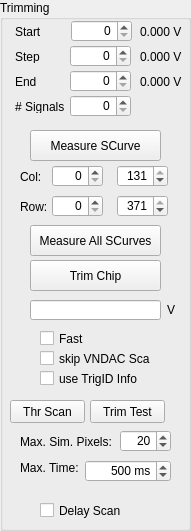
       <widget class="QGroupBox" name="groupBox_5">
        <property name="geometry">
         <rect>
          <x>20</x>
          <y>10</y>
          <width>191</width>
          <height>531</height>
         </rect>
        </property>
        <property name="title">
         <string>Trimming</string>
        </property>
        <widget class="QSpinBox" name="SB_Trim_Start">
         <property name="geometry">
          <rect>
           <x>71</x>
           <y>20</y>
           <width>61</width>
           <height>22</height>
          </rect>
         </property>
         <property name="statusTip">
          <string>Initial Value (DAC Tics)</string>
         </property>
         <property name="whatsThis">
          <string>Initial Value (DAC Tics)</string>
         </property>
         <property name="alignment">
          <set>Qt::AlignRight|Qt::AlignTrailing|Qt::AlignVCenter</set>
         </property>
         <property name="maximum">
          <number>255</number>
         </property>
        </widget>
        <widget class="QSpinBox" name="SB_Trim_Step">
         <property name="geometry">
          <rect>
           <x>70</x>
           <y>45</y>
           <width>61</width>
           <height>22</height>
          </rect>
         </property>
         <property name="statusTip">
          <string>Step Width (DAC Tics)</string>
         </property>
         <property name="whatsThis">
          <string>Step Width (DAC Tics)</string>
         </property>
         <property name="alignment">
          <set>Qt::AlignRight|Qt::AlignTrailing|Qt::AlignVCenter</set>
         </property>
         <property name="maximum">
          <number>255</number>
         </property>
        </widget>
        <widget class="QSpinBox" name="SB_Trim_End">
         <property name="geometry">
          <rect>
           <x>70</x>
           <y>70</y>
           <width>61</width>
           <height>22</height>
          </rect>
         </property>
         <property name="statusTip">
          <string>Last Value (DAC Tics)</string>
         </property>
         <property name="whatsThis">
          <string>Last Value (DAC Tics)</string>
         </property>
         <property name="alignment">
          <set>Qt::AlignRight|Qt::AlignTrailing|Qt::AlignVCenter</set>
         </property>
         <property name="maximum">
          <number>255</number>
         </property>
        </widget>
        <widget class="QLabel" name="label_3">
         <property name="geometry">
          <rect>
           <x>15</x>
           <y>25</y>
           <width>47</width>
           <height>13</height>
          </rect>
         </property>
         <property name="text">
          <string>Start</string>
         </property>
        </widget>
        <widget class="QLabel" name="label_9">
         <property name="geometry">
          <rect>
           <x>15</x>
           <y>50</y>
           <width>47</width>
           <height>13</height>
          </rect>
         </property>
         <property name="text">
          <string>Step</string>
         </property>
        </widget>
        <widget class="QLabel" name="label_10">
         <property name="geometry">
          <rect>
           <x>15</x>
           <y>75</y>
           <width>47</width>
           <height>13</height>
          </rect>
         </property>
         <property name="text">
          <string>End</string>
         </property>
        </widget>
        <widget class="QLabel" name="L_Trim_Start">
         <property name="geometry">
          <rect>
           <x>140</x>
           <y>25</y>
           <width>47</width>
           <height>13</height>
          </rect>
         </property>
         <property name="text">
          <string>0.000 V</string>
         </property>
        </widget>
        <widget class="QLabel" name="L_Trim_Step">
         <property name="geometry">
          <rect>
           <x>140</x>
           <y>50</y>
           <width>47</width>
           <height>13</height>
          </rect>
         </property>
         <property name="text">
          <string>0.000 V</string>
         </property>
        </widget>
        <widget class="QLabel" name="L_Trim_End">
         <property name="geometry">
          <rect>
           <x>140</x>
           <y>75</y>
           <width>47</width>
           <height>13</height>
          </rect>
         </property>
         <property name="text">
          <string>0.000 V</string>
         </property>
        </widget>
        <widget class="QPushButton" name="B_SCurve">
         <property name="geometry">
          <rect>
           <x>30</x>
           <y>130</y>
           <width>131</width>
           <height>31</height>
          </rect>
         </property>
         <property name="text">
          <string>Measure SCurve</string>
         </property>
        </widget>
        <widget class="QSpinBox" name="SB_Trim_NumSignals">
         <property name="geometry">
          <rect>
           <x>70</x>
           <y>95</y>
           <width>61</width>
           <height>22</height>
          </rect>
         </property>
         <property name="statusTip">
          <string>Last Value (DAC Tics)</string>
         </property>
         <property name="whatsThis">
          <string>Last Value (DAC Tics)</string>
         </property>
         <property name="alignment">
          <set>Qt::AlignRight|Qt::AlignTrailing|Qt::AlignVCenter</set>
         </property>
         <property name="maximum">
          <number>65535</number>
         </property>
        </widget>
        <widget class="QLabel" name="label_11">
         <property name="geometry">
          <rect>
           <x>15</x>
           <y>100</y>
           <width>50</width>
           <height>13</height>
          </rect>
         </property>
         <property name="text">
          <string># Signals</string>
         </property>
        </widget>
        <widget class="QPushButton" name="B_AllSCurves">
         <property name="geometry">
          <rect>
           <x>30</x>
           <y>225</y>
           <width>131</width>
           <height>31</height>
          </rect>
         </property>
         <property name="text">
          <string>Measure All SCurves</string>
         </property>
        </widget>
        <widget class="QPushButton" name="B_Trim_Test">
         <property name="geometry">
          <rect>
           <x>90</x>
           <y>400</y>
           <width>75</width>
           <height>23</height>
          </rect>
         </property>
         <property name="text">
          <string>Trim Test</string>
         </property>
        </widget>
        <widget class="QPushButton" name="B_Thr_Scan">
         <property name="geometry">
          <rect>
           <x>10</x>
           <y>400</y>
           <width>75</width>
           <height>23</height>
          </rect>
         </property>
         <property name="text">
          <string>Thr Scan</string>
         </property>
        </widget>
        <widget class="QPushButton" name="B_Trim_Trim">
         <property name="geometry">
          <rect>
           <x>30</x>
           <y>260</y>
           <width>131</width>
           <height>31</height>
          </rect>
         </property>
         <property name="text">
          <string>Trim Chip</string>
         </property>
        </widget>
        <widget class="QLabel" name="label_17">
         <property name="geometry">
          <rect>
           <x>20</x>
           <y>200</y>
           <width>27</width>
           <height>13</height>
          </rect>
         </property>
         <property name="text">
          <string>Row:</string>
         </property>
        </widget>
        <widget class="QSpinBox" name="SB_Trim_EndRow">
         <property name="geometry">
          <rect>
           <x>117</x>
           <y>195</y>
           <width>51</width>
           <height>22</height>
          </rect>
         </property>
         <property name="statusTip">
          <string>Stopping Row</string>
         </property>
         <property name="whatsThis">
          <string>Stopping Row</string>
         </property>
         <property name="alignment">
          <set>Qt::AlignRight|Qt::AlignTrailing|Qt::AlignVCenter</set>
         </property>
         <property name="maximum">
          <number>371</number>
         </property>
         <property name="value">
          <number>371</number>
         </property>
        </widget>
        <widget class="QLabel" name="label_18">
         <property name="geometry">
          <rect>
           <x>20</x>
           <y>170</y>
           <width>27</width>
           <height>13</height>
          </rect>
         </property>
         <property name="text">
          <string>Col:</string>
         </property>
        </widget>
        <widget class="QSpinBox" name="SB_Trim_EndCol">
         <property name="geometry">
          <rect>
           <x>117</x>
           <y>165</y>
           <width>51</width>
           <height>22</height>
          </rect>
         </property>
         <property name="statusTip">
          <string>Stopping Column</string>
         </property>
         <property name="whatsThis">
          <string>Stopping Column</string>
         </property>
         <property name="alignment">
          <set>Qt::AlignRight|Qt::AlignTrailing|Qt::AlignVCenter</set>
         </property>
         <property name="maximum">
          <number>131</number>
         </property>
         <property name="value">
          <number>131</number>
         </property>
        </widget>
        <widget class="QSpinBox" name="SB_Trim_StartRow">
         <property name="geometry">
          <rect>
           <x>52</x>
           <y>195</y>
           <width>51</width>
           <height>22</height>
          </rect>
         </property>
         <property name="statusTip">
          <string>Starting Row</string>
         </property>
         <property name="whatsThis">
          <string>Starting Row</string>
         </property>
         <property name="alignment">
          <set>Qt::AlignRight|Qt::AlignTrailing|Qt::AlignVCenter</set>
         </property>
         <property name="maximum">
          <number>371</number>
         </property>
         <property name="value">
          <number>0</number>
         </property>
        </widget>
        <widget class="QSpinBox" name="SB_Trim_StartCol">
         <property name="geometry">
          <rect>
           <x>52</x>
           <y>165</y>
           <width>51</width>
           <height>22</height>
          </rect>
         </property>
         <property name="statusTip">
          <string>Starting Column</string>
         </property>
         <property name="whatsThis">
          <string>Starting Column</string>
         </property>
         <property name="alignment">
          <set>Qt::AlignRight|Qt::AlignTrailing|Qt::AlignVCenter</set>
         </property>
         <property name="maximum">
          <number>131</number>
         </property>
         <property name="value">
          <number>0</number>
         </property>
        </widget>
        <widget class="QCheckBox" name="CB_SCurve_Fast">
         <property name="geometry">
          <rect>
           <x>40</x>
           <y>330</y>
           <width>70</width>
           <height>17</height>
          </rect>
         </property>
         <property name="text">
          <string>Fast</string>
         </property>
        </widget>
        <widget class="QCheckBox" name="CB_Trim_SkipVNDAC">
         <property name="geometry">
          <rect>
           <x>40</x>
           <y>350</y>
           <width>111</width>
           <height>17</height>
          </rect>
         </property>
         <property name="text">
          <string>skip VNDAC Scan</string>
         </property>
        </widget>
        <widget class="QLineEdit" name="LE_Trim_Threshold">
         <property name="geometry">
          <rect>
           <x>30</x>
           <y>300</y>
           <width>131</width>
           <height>20</height>
          </rect>
         </property>
         <property name="alignment">
          <set>Qt::AlignRight|Qt::AlignTrailing|Qt::AlignVCenter</set>
         </property>
        </widget>
        <widget class="QLabel" name="label_20">
         <property name="geometry">
          <rect>
           <x>167</x>
           <y>303</y>
           <width>15</width>
           <height>13</height>
          </rect>
         </property>
         <property name="text">
          <string>V</string>
         </property>
        </widget>
        <widget class="QSpinBox" name="SB_Trim_MaxSimPixels">
         <property name="geometry">
          <rect>
           <x>120</x>
           <y>430</y>
           <width>51</width>
           <height>22</height>
          </rect>
         </property>
         <property name="statusTip">
          <string>Maximum Simultaneously Measured Pixels</string>
         </property>
         <property name="whatsThis">
          <string>Maximum Simultaneously Measured Pixels</string>
         </property>
         <property name="alignment">
          <set>Qt::AlignRight|Qt::AlignTrailing|Qt::AlignVCenter</set>
         </property>
         <property name="maximum">
          <number>131</number>
         </property>
         <property name="value">
          <number>20</number>
         </property>
        </widget>
        <widget class="QLabel" name="label_31">
         <property name="geometry">
          <rect>
           <x>20</x>
           <y>435</y>
           <width>104</width>
           <height>13</height>
          </rect>
         </property>
         <property name="text">
          <string>Max. Sim. Pixels:</string>
         </property>
        </widget>
        <widget class="QCheckBox" name="CB_Trim_UseTrigID">
         <property name="geometry">
          <rect>
           <x>40</x>
           <y>370</y>
           <width>111</width>
           <height>17</height>
          </rect>
         </property>
         <property name="text">
          <string>use TrigID Info</string>
         </property>
        </widget>
        <widget class="QSpinBox" name="SB_Trim_MaxTime">
         <property name="geometry">
          <rect>
           <x>85</x>
           <y>460</y>
           <width>86</width>
           <height>22</height>
          </rect>
         </property>
         <property name="statusTip">
          <string>Maximum Time per Measurement Point Readout</string>
         </property>
         <property name="whatsThis">
          <string>Maximum Time per Measurement Point Readout</string>
         </property>
         <property name="alignment">
          <set>Qt::AlignRight|Qt::AlignTrailing|Qt::AlignVCenter</set>
         </property>
         <property name="suffix">
          <string> ms</string>
         </property>
         <property name="minimum">
          <number>1</number>
         </property>
         <property name="maximum">
          <number>10000</number>
         </property>
         <property name="value">
          <number>500</number>
         </property>
        </widget>
        <widget class="QLabel" name="label_34">
         <property name="geometry">
          <rect>
           <x>20</x>
           <y>460</y>
           <width>71</width>
           <height>16</height>
          </rect>
         </property>
         <property name="text">
          <string>Max. Time:</string>
         </property>
        </widget>
        <widget class="QCheckBox" name="CB_SCurve_Del">
         <property name="geometry">
          <rect>
           <x>40</x>
           <y>500</y>
           <width>111</width>
           <height>21</height>
          </rect>
         </property>
         <property name="text">
          <string>Delay Scan</string>
         </property>
        </widget>
       </widget>
